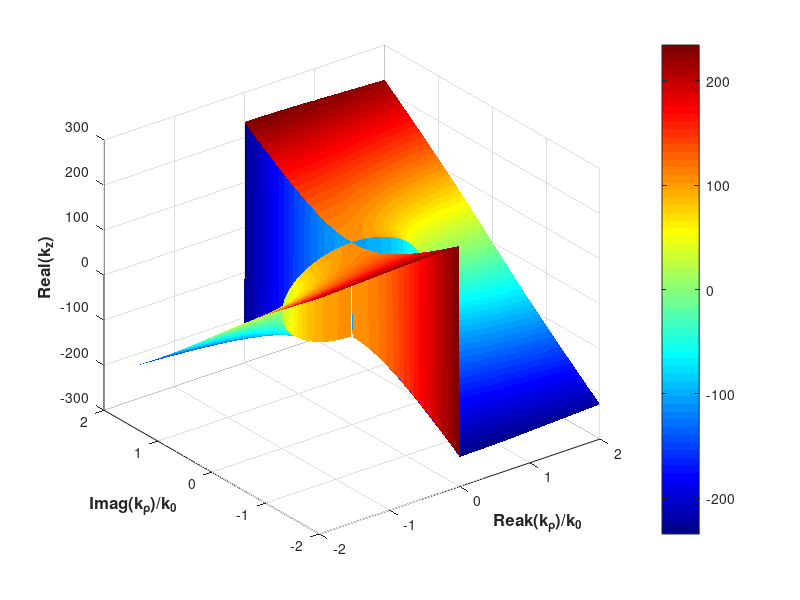
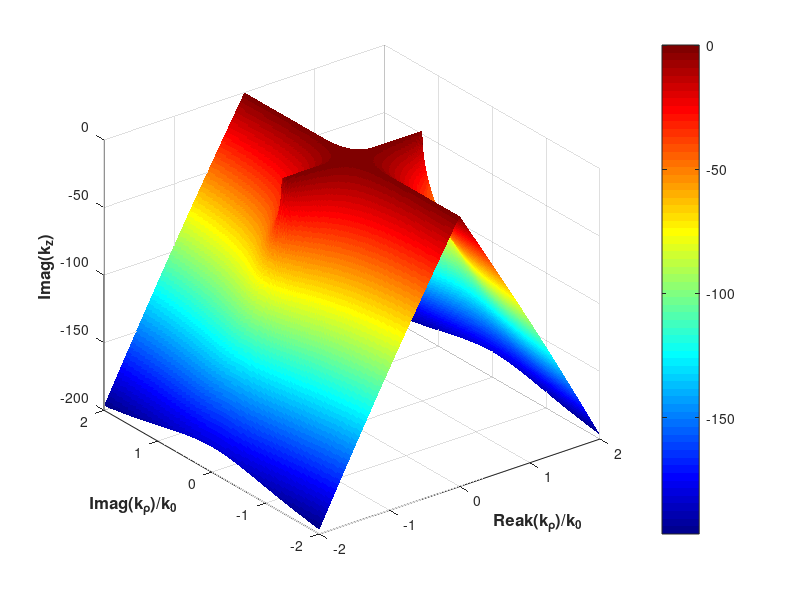

MATLAB code for these plots, in order:
F = 5e9;
c0 = 3e8;
k0 = 2*pi*F/c0;

krho_re = -2*k0:k0/100:2*k0;
krho_im = -2*k0:k0/100:2*k0;

[krho_re, krho_im] = meshgrid(krho_re , krho_im);

krho = krho_re + 1j .* krho_im;

kz = -1j .* sqrt(-(k0.^2 - krho.^2));
figure;
surf(real(krho)/k0, imag(krho)/k0, real(kz));shading flat; colormap('jet'); colorbar;

xlabel('Reak(k_{\rho})/k_0', 'FontSize', 12, 'FontWeight', 'bold');
ylabel('Imag(k_{\rho})/k_0', 'FontSize', 12, 'FontWeight', 'bold');
zlabel('Real(k_z)', 'FontSize', 12, 'FontWeight', 'bold');


figure;
surf(real(krho)/k0, imag(krho)/k0, imag(kz));shading flat; colormap('jet'); colorbar;

xlabel('Reak(k_{\rho})/k_0', 'FontSize', 12, 'FontWeight', 'bold');
ylabel('Imag(k_{\rho})/k_0', 'FontSize', 12, 'FontWeight', 'bold');
zlabel('Imag(k_z)', 'FontSize', 12, 'FontWeight', 'bold');